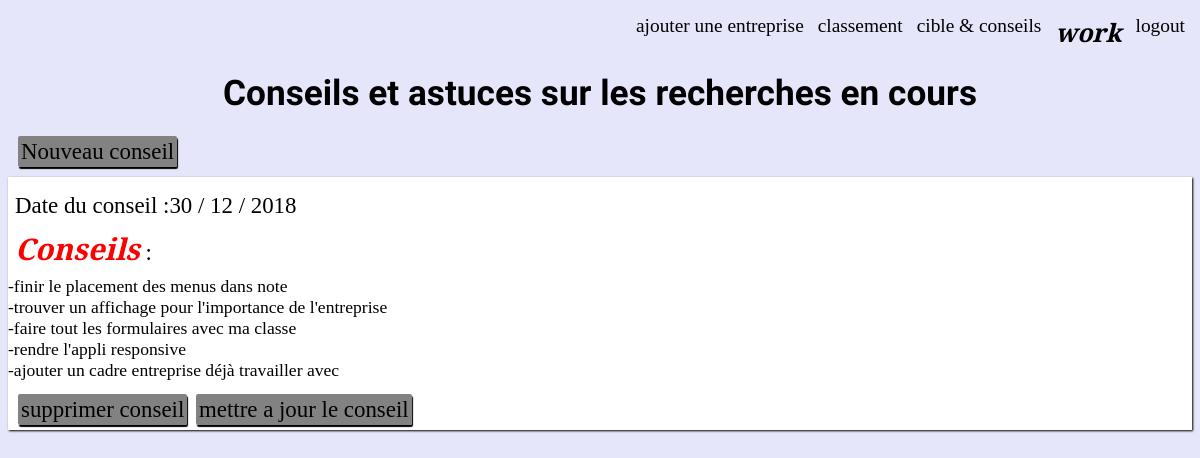
Screenshot of /conseils.php (signed in) with the database file from the repository.
### tables this page shows
CREATE TABLE `conseils` (
  `id` int(11) NOT NULL,
  `date_conseil` datetime DEFAULT NULL,
  `conseil` text NOT NULL,
  `id_membre` int(11) NOT NULL
);

### conseils.php (the view, shortened to what this page needs)
  <?php
if (isset($_SESSION['page']) && $_SESSION['page'] == 'login_ok')
{
 include('include/login_bdd.php');
    ?>
   <!DOCTYPE html>
   <html lang="fr" dir="ltr" />
     <head>
       <link rel="stylesheet" href="css/style.css" />
     </head>
     <body>
       <header>
         <nav>
           <?php include('include/nav.php'); ?>
         </nav>
         <h1>Conseils et astuces sur les recherches en cours</h1>
       </header>
       <section>
         <?php
             if (isset($_GET['new']) && !empty($_GET['new']) && $_GET['new']==1)
             {
             ?>
                <p> <a class="bouton_statut" href="conseils.php">Retour</a> </p>
                   <h2>Ajouter un conseil :</h2>
                   <form action="conseils_post.php" method="post">
                     <textarea name="conseil" rows="8" cols="80"></textarea>
                     <input type="submit" name="envoyer" value="envoyer" />
                   </form>
             <?php
             }
             elseif (isset($_GET['suppr']) && !empty($_GET['suppr']) && $_GET['suppr']==1 && isset($_GET['id_ok']) && !empty($_GET['id_ok']))
             {
               ?>
               <p> <a class="bouton_statut" href="conseils.php">Retour</a> </p>
               <p> <a class="bouton_statut"  href="conseils_post.php?id_suppr=<?php echo '' . intval($_GET['id_ok']) . ''; ?>">supprimer le conseil </a> </p>
               <?php
             }
             else
              {
                 ?>
                 <p> <a class="bouton_statut" href="conseils.php?new=1">Nouveau conseil</a> </p>
                     <div class="box_de_tris">
                       <?php
                           $req=$bdd->prepare('SELECT id,DATE_FORMAT(date_conseil,"%d / %m / %Y")AS conseil_date,conseil,id_membre FROM conseils WHERE id_membre=:id_membre ORDER BY date_conseil DESC');
                           $req->execute(array('id_membre'=>$_SESSION['id_membre']));
                             while ($conseils = $req->fetch())
                             {
                                 ?>
                                 <p>
                                     <p>Date du conseil :<?php echo $conseils['conseil_date']; ?></p>
                                    <p> <em>Conseils</em> :</p>
                                   <?php echo '' . nl2br(htmlspecialchars($conseils['conseil'])) . ''; ?>
                                 </p>
                                 <p> <a class="bouton_statut"  href="conseils.php?suppr=1&amp;id_ok=<?php echo '' . $conseils['id'] . ''; ?>">supprimer conseil</a>
                                  <a class="bouton_statut"  href="conseils.php?update=1&amp;id_ok=<?php echo '' . $conseils['id'] . ''; ?>">mettre a jour le conseil</a> </p>
                 <?php
                       }
                     }
                    ?>
                 </div>
       </section>
     </body>
   </html>
<?php
}
else {
  header('location:inscription.php');
}
?>

### css/style.css (style rules this page uses)
body { background-color: rgb(230,230,250); font-family: 'EB Garamond'; font-size: 1.1em; }
h1 { text-align: center; font-family: 'Hind Siliguri', sans-serif; }
em { color: red; font-size:1.3em; font-weight:bold; }
p { font-size: 1.3em; padding: 2px; margin: 5px; }
a { color:black; text-decoration: none; }
.bouton_statut { border:1px rgba(0,0,0,0) solid; border-radius: 2px; padding: 2px; margin:auto; margin-left: 3px; background-color: rgb(130,130,130); box-shadow: 1px 2px 1px black; text-decoration: none; color: black; }
.box_de_tris { background-color: rgb(255,255,255); width:100%; height:80%; margin-top:10px; overflow: auto; box-shadow: 1px 1px 2px black; }

### rows the page displays
conseils: conseil_date "30 / 12 / 2018", conseil "-finir le placement des menus dans note -trouver un affichage pour l'importance de l'entreprise -faire tout les formulaires avec ma classe -rendre l'appli responsive -ajouter un cadre entreprise déjà travailler avec"

### other values shown
$_SESSION['pseudo_membre'] "work"
